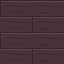

Tiled map render using the project's own tile images. Description and the whole map definition, tile-layer contents included, below:
An orthogonal 2x2 tile map with 32x32 px tiles, 1 tile layer (Assembly), 3 tilesets.

<map version="1.10" orientation="orthogonal" renderorder="right-down" width="2" height="2" tilewidth="32" tileheight="32" infinite="0" nextlayerid="2" nextobjectid="1">
  <tileset firstgid="1" source="../floors.tsx" />
  <tileset firstgid="321" source="../walls.tsx" />
  <tileset firstgid="961" source="../architecture.tsx" />
  <layer id="1" name="Assembly" width="2" height="2">
    <data encoding="csv">
3,4,
19,20
</data>
  </layer>
</map>
